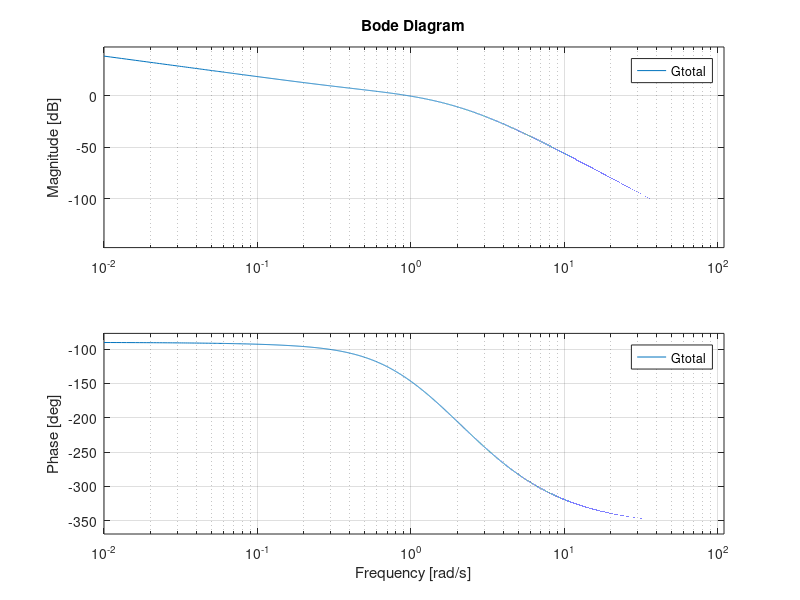

Reproduce this figure in MATLAB.
% koraci iz predavanja
clear all; close all; clc;
s = tf('s');
w = 0.01:0.001: 110;
PMspec = 50; % zeljena fazna margina
Gp = 2/((s+1)*(s+2)*(s+3)); % proces

% 1.korak => rucno odredimo broj integratora i pojacanje kc na osnovu e(t) i dobijemo
% novi sistem koji posmatramo G
kc = 2.5;  
G = Gp * kc / s;

% 2.korak => očitamo fazu nekompenziranog sistema i wx
[mag,phase] = bode(G, w); % ne vrati u dB (samo plota u dB), phase je u stepenima
mag = squeeze(mag);
phase = squeeze(phase);
wx = interp1(20*log10(mag), w, 0) % tamo gdje je 20log10(mag) = 0
phaseGwx = interp1(w, phase, wx); % tamo gdje je w = wx
PMuncom = 180 + phaseGwx % faza nekompenziranog sistema

% 3. korak  => odredimo FImax i alpha
FImax = PMspec - PMuncom + 10
radijan = pi / 180;
alpha = (1 - sin(FImax * radijan)) / (1 + sin(FImax*radijan))

% 4. korak => trazimo wMax
wMax = interp1(20*log10(mag), w, -10*log10(1/alpha))

% 5.korak => odraditi pc i zc jer je wMax = sqrt(pc*zc) i alpha = zc/pc

zc = wMax * sqrt(alpha)
pc = zc / alpha


Gc = (s/zc + 1) / ( s/pc + 1);
Gtotal = Gc * G;
bode(Gtotal, w)




